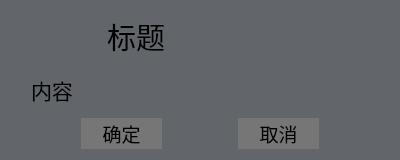
<?xml version="1.0" encoding="UTF-8"?>
<ui version="4.0">
 <class>InformationDialog</class>
 <widget class="QDialog" name="InformationDialog">
  <property name="geometry">
   <rect>
    <x>0</x>
    <y>0</y>
    <width>400</width>
    <height>160</height>
   </rect>
  </property>
  <property name="palette">
   <palette>
    <active>
     <colorrole role="Base">
      <brush brushstyle="SolidPattern">
       <color alpha="255">
        <red>255</red>
        <green>255</green>
        <blue>255</blue>
       </color>
      </brush>
     </colorrole>
     <colorrole role="Window">
      <brush brushstyle="SolidPattern">
       <color alpha="255">
        <red>98</red>
        <green>102</green>
        <blue>106</blue>
       </color>
      </brush>
     </colorrole>
    </active>
    <inactive>
     <colorrole role="Base">
      <brush brushstyle="SolidPattern">
       <color alpha="255">
        <red>255</red>
        <green>255</green>
        <blue>255</blue>
       </color>
      </brush>
     </colorrole>
     <colorrole role="Window">
      <brush brushstyle="SolidPattern">
       <color alpha="255">
        <red>98</red>
        <green>102</green>
        <blue>106</blue>
       </color>
      </brush>
     </colorrole>
    </inactive>
    <disabled>
     <colorrole role="Base">
      <brush brushstyle="SolidPattern">
       <color alpha="255">
        <red>98</red>
        <green>102</green>
        <blue>106</blue>
       </color>
      </brush>
     </colorrole>
     <colorrole role="Window">
      <brush brushstyle="SolidPattern">
       <color alpha="255">
        <red>98</red>
        <green>102</green>
        <blue>106</blue>
       </color>
      </brush>
     </colorrole>
    </disabled>
   </palette>
  </property>
  <property name="windowTitle">
   <string>InformationDialog</string>
  </property>
  <layout class="QVBoxLayout" name="verticalLayout">
   <item>
    <layout class="QHBoxLayout" name="horizontalLayout">
     <item>
      <spacer name="horizontalSpacer_6">
       <property name="orientation">
        <enum>Qt::Horizontal</enum>
       </property>
       <property name="sizeType">
        <enum>QSizePolicy::Fixed</enum>
       </property>
       <property name="sizeHint" stdset="0">
        <size>
         <width>40</width>
         <height>20</height>
        </size>
       </property>
      </spacer>
     </item>
     <item>
      <widget class="QLabel" name="Ico">
       <property name="minimumSize">
        <size>
         <width>50</width>
         <height>50</height>
        </size>
       </property>
       <property name="maximumSize">
        <size>
         <width>50</width>
         <height>50</height>
        </size>
       </property>
       <property name="text">
        <string/>
       </property>
       <property name="pixmap">
        <pixmap resource="../../../UrielQtFramework.qrc">:/Mainwindow/Resources/UrielQtFramework/information.png</pixmap>
       </property>
       <property name="scaledContents">
        <bool>true</bool>
       </property>
      </widget>
     </item>
     <item>
      <widget class="QLabel" name="Title">
       <property name="font">
        <font>
         <family>楷体</family>
         <pointsize>22</pointsize>
        </font>
       </property>
       <property name="text">
        <string>标题</string>
       </property>
      </widget>
     </item>
    </layout>
   </item>
   <item>
    <layout class="QHBoxLayout" name="horizontalLayout_2">
     <item>
      <spacer name="horizontalSpacer">
       <property name="orientation">
        <enum>Qt::Horizontal</enum>
       </property>
       <property name="sizeType">
        <enum>QSizePolicy::Preferred</enum>
       </property>
       <property name="sizeHint" stdset="0">
        <size>
         <width>20</width>
         <height>20</height>
        </size>
       </property>
      </spacer>
     </item>
     <item>
      <widget class="QLabel" name="Content">
       <property name="font">
        <font>
         <family>楷体</family>
         <pointsize>16</pointsize>
        </font>
       </property>
       <property name="text">
        <string>内容</string>
       </property>
       <property name="wordWrap">
        <bool>true</bool>
       </property>
      </widget>
     </item>
     <item>
      <spacer name="horizontalSpacer_2">
       <property name="orientation">
        <enum>Qt::Horizontal</enum>
       </property>
       <property name="sizeType">
        <enum>QSizePolicy::Preferred</enum>
       </property>
       <property name="sizeHint" stdset="0">
        <size>
         <width>20</width>
         <height>20</height>
        </size>
       </property>
      </spacer>
     </item>
    </layout>
   </item>
   <item>
    <layout class="QHBoxLayout" name="horizontalLayout_3">
     <item>
      <spacer name="horizontalSpacer_4">
       <property name="orientation">
        <enum>Qt::Horizontal</enum>
       </property>
       <property name="sizeHint" stdset="0">
        <size>
         <width>40</width>
         <height>20</height>
        </size>
       </property>
      </spacer>
     </item>
     <item>
      <widget class="QToolButton" name="Sure">
       <property name="minimumSize">
        <size>
         <width>81</width>
         <height>31</height>
        </size>
       </property>
       <property name="maximumSize">
        <size>
         <width>81</width>
         <height>31</height>
        </size>
       </property>
       <property name="palette">
        <palette>
         <active>
          <colorrole role="Button">
           <brush brushstyle="SolidPattern">
            <color alpha="255">
             <red>118</red>
             <green>118</green>
             <blue>118</blue>
            </color>
           </brush>
          </colorrole>
          <colorrole role="Base">
           <brush brushstyle="SolidPattern">
            <color alpha="255">
             <red>170</red>
             <green>255</green>
             <blue>255</blue>
            </color>
           </brush>
          </colorrole>
          <colorrole role="Window">
           <brush brushstyle="SolidPattern">
            <color alpha="255">
             <red>170</red>
             <green>255</green>
             <blue>255</blue>
            </color>
           </brush>
          </colorrole>
         </active>
         <inactive>
          <colorrole role="Button">
           <brush brushstyle="SolidPattern">
            <color alpha="255">
             <red>118</red>
             <green>118</green>
             <blue>118</blue>
            </color>
           </brush>
          </colorrole>
          <colorrole role="Base">
           <brush brushstyle="SolidPattern">
            <color alpha="255">
             <red>170</red>
             <green>255</green>
             <blue>255</blue>
            </color>
           </brush>
          </colorrole>
          <colorrole role="Window">
           <brush brushstyle="SolidPattern">
            <color alpha="255">
             <red>170</red>
             <green>255</green>
             <blue>255</blue>
            </color>
           </brush>
          </colorrole>
         </inactive>
         <disabled>
          <colorrole role="Button">
           <brush brushstyle="SolidPattern">
            <color alpha="255">
             <red>118</red>
             <green>118</green>
             <blue>118</blue>
            </color>
           </brush>
          </colorrole>
          <colorrole role="Base">
           <brush brushstyle="SolidPattern">
            <color alpha="255">
             <red>170</red>
             <green>255</green>
             <blue>255</blue>
            </color>
           </brush>
          </colorrole>
          <colorrole role="Window">
           <brush brushstyle="SolidPattern">
            <color alpha="255">
             <red>170</red>
             <green>255</green>
             <blue>255</blue>
            </color>
           </brush>
          </colorrole>
         </disabled>
        </palette>
       </property>
       <property name="font">
        <font>
         <family>楷体</family>
         <pointsize>14</pointsize>
        </font>
       </property>
       <property name="autoFillBackground">
        <bool>true</bool>
       </property>
       <property name="text">
        <string>确定</string>
       </property>
       <property name="autoRaise">
        <bool>true</bool>
       </property>
      </widget>
     </item>
     <item>
      <spacer name="horizontalSpacer_3">
       <property name="orientation">
        <enum>Qt::Horizontal</enum>
       </property>
       <property name="sizeHint" stdset="0">
        <size>
         <width>40</width>
         <height>20</height>
        </size>
       </property>
      </spacer>
     </item>
     <item>
      <widget class="QToolButton" name="Cancel">
       <property name="minimumSize">
        <size>
         <width>81</width>
         <height>31</height>
        </size>
       </property>
       <property name="maximumSize">
        <size>
         <width>81</width>
         <height>31</height>
        </size>
       </property>
       <property name="palette">
        <palette>
         <active>
          <colorrole role="Button">
           <brush brushstyle="SolidPattern">
            <color alpha="255">
             <red>118</red>
             <green>118</green>
             <blue>118</blue>
            </color>
           </brush>
          </colorrole>
          <colorrole role="Base">
           <brush brushstyle="SolidPattern">
            <color alpha="255">
             <red>170</red>
             <green>255</green>
             <blue>255</blue>
            </color>
           </brush>
          </colorrole>
          <colorrole role="Window">
           <brush brushstyle="SolidPattern">
            <color alpha="255">
             <red>170</red>
             <green>255</green>
             <blue>255</blue>
            </color>
           </brush>
          </colorrole>
         </active>
         <inactive>
          <colorrole role="Button">
           <brush brushstyle="SolidPattern">
            <color alpha="255">
             <red>118</red>
             <green>118</green>
             <blue>118</blue>
            </color>
           </brush>
          </colorrole>
          <colorrole role="Base">
           <brush brushstyle="SolidPattern">
            <color alpha="255">
             <red>170</red>
             <green>255</green>
             <blue>255</blue>
            </color>
           </brush>
          </colorrole>
          <colorrole role="Window">
           <brush brushstyle="SolidPattern">
            <color alpha="255">
             <red>170</red>
             <green>255</green>
             <blue>255</blue>
            </color>
           </brush>
          </colorrole>
         </inactive>
         <disabled>
          <colorrole role="Button">
           <brush brushstyle="SolidPattern">
            <color alpha="255">
             <red>118</red>
             <green>118</green>
             <blue>118</blue>
            </color>
           </brush>
          </colorrole>
          <colorrole role="Base">
           <brush brushstyle="SolidPattern">
            <color alpha="255">
             <red>170</red>
             <green>255</green>
             <blue>255</blue>
            </color>
           </brush>
          </colorrole>
          <colorrole role="Window">
           <brush brushstyle="SolidPattern">
            <color alpha="255">
             <red>170</red>
             <green>255</green>
             <blue>255</blue>
            </color>
           </brush>
          </colorrole>
         </disabled>
        </palette>
       </property>
       <property name="font">
        <font>
         <family>楷体</family>
         <pointsize>14</pointsize>
        </font>
       </property>
       <property name="autoFillBackground">
        <bool>true</bool>
       </property>
       <property name="text">
        <string>取消</string>
       </property>
       <property name="autoRaise">
        <bool>true</bool>
       </property>
      </widget>
     </item>
     <item>
      <spacer name="horizontalSpacer_5">
       <property name="orientation">
        <enum>Qt::Horizontal</enum>
       </property>
       <property name="sizeHint" stdset="0">
        <size>
         <width>40</width>
         <height>20</height>
        </size>
       </property>
      </spacer>
     </item>
    </layout>
   </item>
  </layout>
 </widget>
 <layoutdefault spacing="6" margin="11"/>
 <resources>
  <include location="../../../UrielQtFramework.qrc"/>
 </resources>
 <connections/>
</ui>
